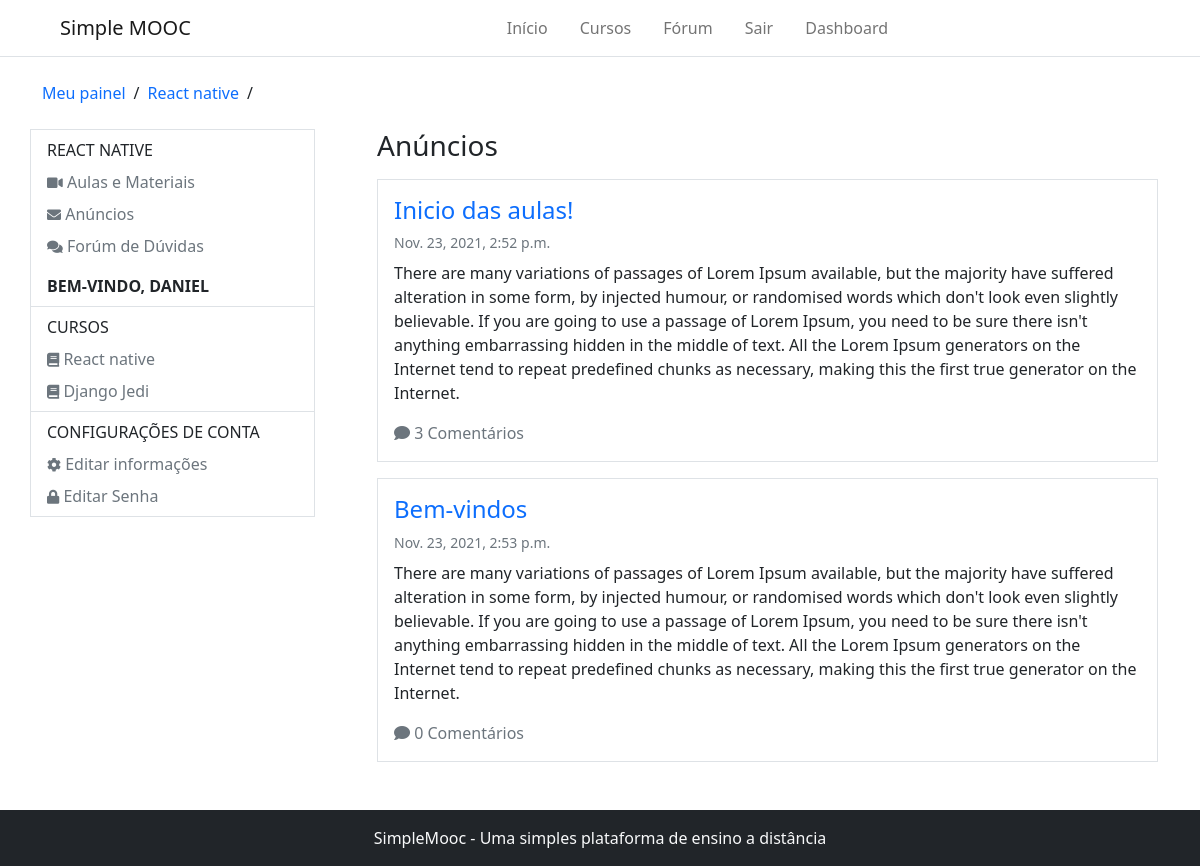
/accounts/course-adverts/react-native/ (signed in), run on the app's committed database.
### Courses/models.py (models this page shows, shortened)
class Course(models.Model):
    name_course = models.CharField(max_length=50, verbose_name='Nome do curso')
    slug_course = models.SlugField(verbose_name='Atalho', blank=True)
    description_course = models.CharField(max_length=255, verbose_name='Descrição do curso')
    about_course = models.TextField(verbose_name='Sobre o curso')
    image_course = models.ImageField(upload_to='course_img/%Y/%m/%d', verbose_name='Imagem', null=True, blank=True)
    created_at = models.DateTimeField(auto_now_add= True, verbose_name='Data de criação')
    update_at = models.DateTimeField(auto_now=True, verbose_name='Data de atualização')
    objects = CourseManager()
    def __str__(self):
        return self.name_course
    def course_adverts_url(self):
        return reverse('course-adverts', args=[self.slug_course])
    class Meta:
        verbose_name = 'curso'
        verbose_name_plural = 'cursos'

class subscribe(models.Model):
    STATUS_CHOICES = (
        (0, 'Análise'),
        (1, 'Aprovado'),
        (2, 'Cancelado'),
    )
    user = models.ForeignKey(settings.AUTH_USER_MODEL, on_delete=models.CASCADE, verbose_name='Usuário')
    course = models.ForeignKey(Course, on_delete=models.CASCADE, verbose_name='Curso')
    status = models.IntegerField(choices=STATUS_CHOICES, default=0, blank=True, verbose_name='Situação')
    created_at = models.DateTimeField(auto_now_add=True, verbose_name='Criado em')
    update_at = models.DateTimeField(auto_now=True, verbose_name='Atualizado em')
    def is_approved(self):
        return self.status == 1
    class Meta:
        verbose_name = 'Inscrição'
        verbose_name_plural = 'Inscrições'
        unique_together = (('user', 'course'),)

class Advert(models.Model):
    course = models.ForeignKey(Course, on_delete=models.CASCADE, verbose_name='Curso', related_name='Adverts')
    title = models.CharField(max_length=100, verbose_name='Título do anúncio')
    content = models.TextField(verbose_name='Conteúdo')
    created_at = models.DateTimeField(auto_now_add=True, verbose_name='Criado em')
    update_at = models.DateTimeField(auto_now=True, verbose_name='Atualizado em')
    class Meta:
        verbose_name = 'Anúncio'
        verbose_name_plural = 'Anúncios'

### Accounts/models.py (models this page shows, shortened)
class User(AbstractBaseUser, PermissionsMixin):
    username = models.CharField(max_length=50, verbose_name='Nome de usuário', unique=True,
        validators=[validators.RegexValidator(re.compile('^[\w.@+-]+$'),
        'O nome de usuário só pode conter letras números, ou os seguintes caracteres: @/./+/-/_',
        'invalid')]
    )
    email = models.EmailField(unique=True, verbose_name='E-mail')
    full_name = models.CharField(max_length=100, blank=True, verbose_name='Nome completo')
    is_active = models.BooleanField(blank=True, default=True, verbose_name='Está ativo?')
    is_staff = models.BooleanField(blank=True, default=False, verbose_name='Pertence a equipe?')
    date_joined = models.DateTimeField(auto_now_add=True, verbose_name='Data de entrada')
    objects = UserManager()
    USERNAME_FIELD = 'username'
    REQUIRED_FIELDS = ['email', 'full_name']
    def __str__(self):
        return self.username
    class Meta:
        verbose_name = 'Usuário'
        verbose_name_plural = 'Usuários'

### Accounts/decorators.py (the view)
    def wrapper(request, *args, **kwargs):
        slug = kwargs.get('slug')
        course = get_object_or_404(Course, slug_course=slug)
        try:
            subscriber = get_object_or_404(subscribe, user=request.user, course=course)
        except:
            messages.error(request, 'Desculpe, mas você não tem permissão para acessar essa página')
            return redirect('dashboard')
        if not subscriber.is_approved():
            messages.error(request, 'A sua inscrição no curso ainda está pendente')
            return redirect('dashboard')
        request.course = course
        return detail_advert(request, *args, **kwargs)

### Accounts/views.py (called while the page is built)
@login_required
@subscription_required
def course_adverts(request, slug):
    course = request.course
    adverts = course.Adverts.all()
    return render(request, 'registration/course_adverts.html', {'course': course, 'adverts': adverts})

### Courses/templatetags/courses_tags.py (called while the page is built)
@register.inclusion_tag('partials/_my_courses.html')
def user_courses(user):
    registrations = subscribe.objects.order_by('-id').filter(user=user)
    return {'registrations': registrations}

### Accounts/templates/registration/course_adverts.html
{% extends 'registration/dashboard.html' %}
{% block 'breadcrumbs' %}
    {{ block.super }}
    <li><a href="{{ course.course_adverts_url }}" class="text-decoration-none">{{ course }}</a></li>
    <li>/</li>
{% endblock %}
{% block 'dashboard-aside' %}
    <ul class="nav flex-column px-3 py-2">
        <p class="mb-0 text-uppercase">{{ course }}</p>
        <li class="nav-item">
            <a class="nav-link px-0 link-secondary pb-0" href="{% url 'lessons' course.slug_course %}">
                <i class="fas fa-video" style="font-size: 14px"></i> Aulas e Materiais
            </a>
        </li>
        <li class="nav-item">
            <a class="nav-link px-0 link-secondary pb-0" href="{% url 'course-adverts' course.slug_course %}">
                <i class="fas fa-envelope" style="font-size: 14px"></i> Anúncios
            </a>
        </li>
        <li class="nav-item">
            <a class="nav-link px-0 link-secondary pb-0" href="{% url 'forum' %}">
                <i class="fas fa-comments" style="font-size: 14px"></i> Forúm de Dúvidas
            </a>
        </li>
    </ul>
    {{ block.super }}
{% endblock %}
{% block 'dashboard-main' %}
    <h1 class="fs-3 mb-3">Anúncios</h1>
    <div class="d-flex flex-column gap-3">
        {% for advert in adverts %}
            <div class="border border-1 p-3">
                <h2 class="fs-4">
                    <a href="{% url 'detail-advert' course.slug_course advert.id %}" class="text-decoration-none">{{ advert.title }}</a>
                </h2>
                <small class="text-muted d-block mb-2">{{ advert.created_at }}</small>
                <p>{{ advert.content }}</p>
                <i class="fas fa-comment text-secondary"></i>
                <a href="#" class="text-decoration-none text-muted">
                    {% with comments_count=advert.Comments.count %}
                        {{ comments_count }} Comentário{{ comments_count|pluralize }}
                    {% endwith %}
                </a>
            </div>
        {% endfor %}
    </div>
{% endblock %}

### Accounts/templates/registration/dashboard.html (shortened to what this page needs)
{% extends 'base.html' %}
{% load courses_tags %}
{% block 'content' %}
    {% include 'partials/_header.html' %}
    <div class="container">
        <ul class="d-flex align-items-center my-4 p-0 gap-2" style="list-style: none;">
            {% block 'breadcrumbs' %}
                <li><a href="{% url 'dashboard' %}" class="text-decoration-none">Meu painel</a></li>
                <li>/</li>
            {% endblock %}
        </ul>
        <div class="row mb-5">
            <div class="col-3 p-0 d-block border border-1" style="margin-right: 50px; height: max-content;">
                {% block 'dashboard-aside' %}
                    <p class="text-uppercase fw-bold px-3 py-2 m-0 border-bottom">bem-vindo, {{ user.username }}</p>
                    <ul class="nav flex-column border-bottom px-3 py-2">
                        <p class="mb-0 text-uppercase">Cursos</p>
                        {% user_courses user %}
                    </ul>
                    <ul class="nav flex-column px-3 py-2">
                        <p class="mb-0 text-uppercase">Configurações de conta</p>
                        <li class="nav-item">
                            <a class="nav-link px-0 link-secondary pb-0" href="{% url 'edit_account' %}">
                                <i class="fas fa-cog" style="font-size: 14px"></i> Editar informações
                            </a>
                        </li>
                        <li class="nav-item">
                            <a class="nav-link px-0 link-secondary pb-0" href="{% url 'edit_password' %}">
                                <i class="fas fa-lock" style="font-size: 14px"></i> Editar Senha
                            </a>
                        </li>
                    </ul>
                {% endblock %}
            </div>
            <div class="col">
                {% block 'dashboard-main' %}{% endblock %}
            </div>
        </div>
    </div>
    {% include 'partials/_footer.html' %}
{% endblock %}

### templates/partials/_my_courses.html
{% for subscribe in registrations %}
    <li class="nav-item">
        <a class="nav-link px-0 link-secondary pb-0" aria-current="page" href="{{ subscribe.course.course_user_url }}">
            <i class="fas fa-book" style="font-size: 14px"></i> {{ subscribe.course }}
        </a>
    </li>
{% empty %}
    <p class="text-muted">Você não está escrito em nenhum curso</p>
{% endfor %}

### data on the page
Course: name_course "React native", name_course "REACT NATIVE"
User: username "DANIEL"
subscribe: course "React native"
subscribe: course "Django Jedi"
Advert: title "Inicio das aulas!", created_at "Nov. 23, 2021, 2:52 p.m.", content "There are many variations of passages of Lorem Ipsum available, but the majority have suffered alteration in some form, by injected humour, or randomised words which don't look even slightly believable. If you are going to use a passage of Lorem Ipsum, you need to be sure there isn't anything embarrassing hidden in the middle of text. All the Lorem Ipsum generators on the Internet tend to repeat predefined chunks as necessary, making this the first true generator on the Internet.", Comments.count "3"
Advert: title "Bem-vindos", created_at "Nov. 23, 2021, 2:53 p.m.", content "There are many variations of passages of Lorem Ipsum available, but the majority have suffered alteration in some form, by injected humour, or randomised words which don't look even slightly believable. If you are going to use a passage of Lorem Ipsum, you need to be sure there isn't anything embarrassing hidden in the middle of text. All the Lorem Ipsum generators on the Internet tend to repeat predefined chunks as necessary, making this the first true generator on the Internet.", Comments.count "0"
